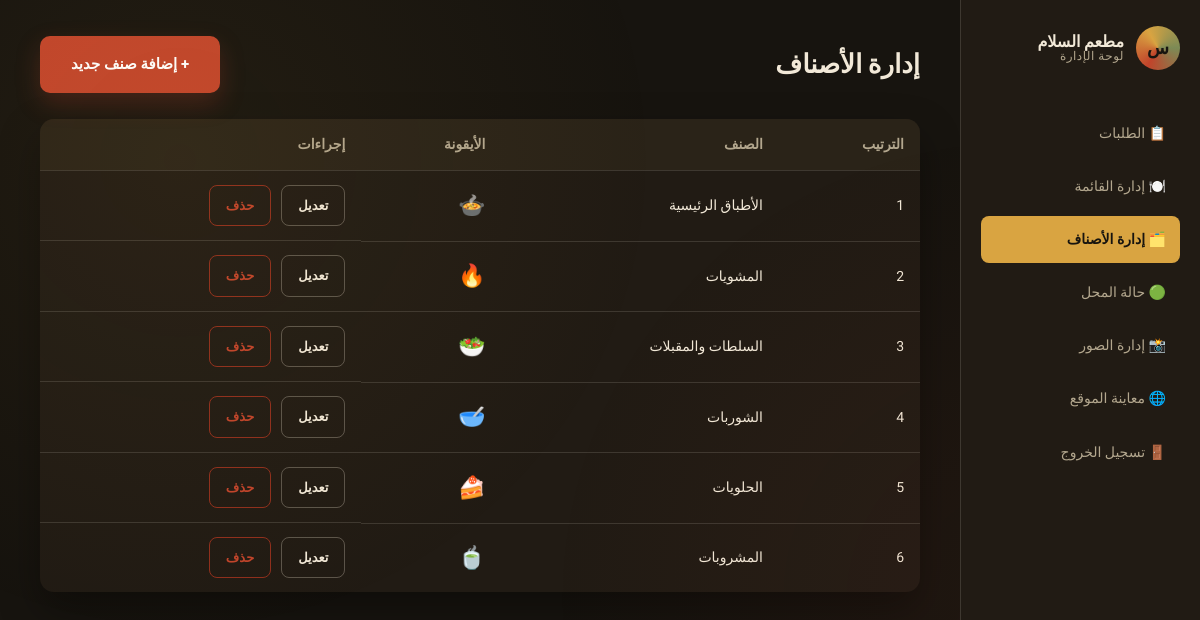
Screenshot of /admin/categories.php (signed in) with the database file from the repository.
### tables this page shows
CREATE TABLE IF NOT EXISTS categories (
    id INT AUTO_INCREMENT PRIMARY KEY,
    name_ar VARCHAR(100) NOT NULL,
    icon VARCHAR(10) DEFAULT '🍽️',
    sort_order INT DEFAULT 0,
    created_at TIMESTAMP DEFAULT CURRENT_TIMESTAMP
);

### includes/functions.php (called while the page is built, shortened)
<?php
function h($str) {
    return htmlspecialchars($str ?? '', ENT_QUOTES, 'UTF-8');
}

### admin/categories.php (the view, shortened to what this page needs)
<?php
require_once '../config.php';
require_once '../includes/functions.php';
$categories = $conn->query("SELECT * FROM categories ORDER BY sort_order")->fetch_all(MYSQLI_ASSOC);
require 'includes/header.php';
?>
<div style="display:flex; justify-content:space-between; align-items:center; margin-bottom:26px;">
  <h1 style="font-size:26px;">إدارة الأصناف</h1>
  <a href="category_form.php" class="btn btn-primary">+ إضافة صنف جديد</a>
</div>
<table class="admin-table">
  <thead>
    <tr><th>الترتيب</th><th>الصنف</th><th>الأيقونة</th><th>إجراءات</th></tr>
  </thead>
  <tbody>
    <?php foreach ($categories as $cat): ?>
      <tr>
        <td><?= (int)$cat['sort_order'] ?></td>
        <td><?= h($cat['name_ar']) ?></td>
        <td style="font-size:22px;"><?= h($cat['icon']) ?></td>
        <td style="display:flex; gap:10px;">
          <a href="category_form.php?id=<?= $cat['id'] ?>" class="btn btn-sm btn-outline">تعديل</a>
          <a href="categories.php?delete=<?= $cat['id'] ?>" class="btn btn-sm btn-outline" style="color:var(--paprika); border-color:var(--paprika-dim);" onclick="return confirm('حذف هذا الصنف سيحذف الأطباق المرتبطة به أيضًا. تابع؟')">حذف</a>
        </td>
      </tr>
    <?php endforeach; ?>
  </tbody>
</table>
<?php require 'includes/footer.php';

### assets/css/style.css (style rules this page uses)
:root { --bg: #17140F; --bg-elevated: #211B14; --bg-elevated-2: #2A2318; --cream: #F2E9D8; --muted: #B3A78E; --gold: #D9A441; --gold-dim: #A8801F; --paprika: #C1442B; --paprika-dim: #8F2F1D; --olive: #7C8A55; --line: rgba(242,233,216,0.14); --line-strong: rgba(242,233,216,0.28); --radius: 14px; --shadow: 0 18px 40px rgba(0,0,0,0.35); --font-display: 'Cairo', sans-serif; --font-body: 'Tajawal', sans-serif; --font-mono: 'IBM Plex Mono', monospace; }
* { box-sizing: border-box; }
html { scroll-behavior: smooth; }
body { margin:0; background: var(--bg); color: var(--cream); font-family: var(--font-body); line-height: 1.65; direction: rtl; overflow-x: hidden; }
body::before { content:""; position: fixed; inset:0; background-image: radial-gradient(circle at 15% 20%, rgba(217,164,65,0.06), transparent 40%), radial-gradient(circle at 85% 75%, rgba(193,68,43,0.06), transparent 40%); pointer-events: none; z-index: 0; }
h1,h2,h3,h4 { font-family: var(--font-display); margin:0; color: var(--cream); }
a { color: inherit; text-decoration: none; }
.btn { display: inline-flex; align-items: center; gap: 10px; padding: 15px 30px; border-radius: 10px; font-weight: 700; font-size: 15px; border: 1px solid transparent; transition: transform .18s, box-shadow .18s, background-color .18s, border-color .18s; }
.btn-primary { background: var(--paprika); color: #fff; box-shadow: 0 10px 24px rgba(193, 68, 43, 0.25); }
.btn-outline { background: transparent; border-color: var(--line-strong); color: var(--cream); }
.btn-sm { padding: 9px 16px; font-size: 13px; border-radius: 8px; }
table.admin-table { width: 100%; border-collapse: collapse; background: var(--bg-elevated); border-radius: var(--radius); overflow: hidden; box-shadow: var(--shadow); }
table.admin-table th, table.admin-table td { padding: 14px 16px; text-align: right; font-size: 14px; border-bottom: 1px solid var(--line); }
table.admin-table th { color: var(--muted); font-weight: 600; background: var(--bg-elevated-2); }
table.admin-table tr:last-child td { border-bottom: none; }

### rows the page displays
categories: sort_order "1", name_ar "الأطباق الرئيسية", icon "🍲"
categories: sort_order "2", name_ar "المشويات", icon "🔥"
categories: sort_order "3", name_ar "السلطات والمقبلات", icon "🥗"
categories: sort_order "4", name_ar "الشوربات", icon "🥣"
categories: sort_order "5", name_ar "الحلويات", icon "🍰"
categories: sort_order "6", name_ar "المشروبات", icon "🍵"
